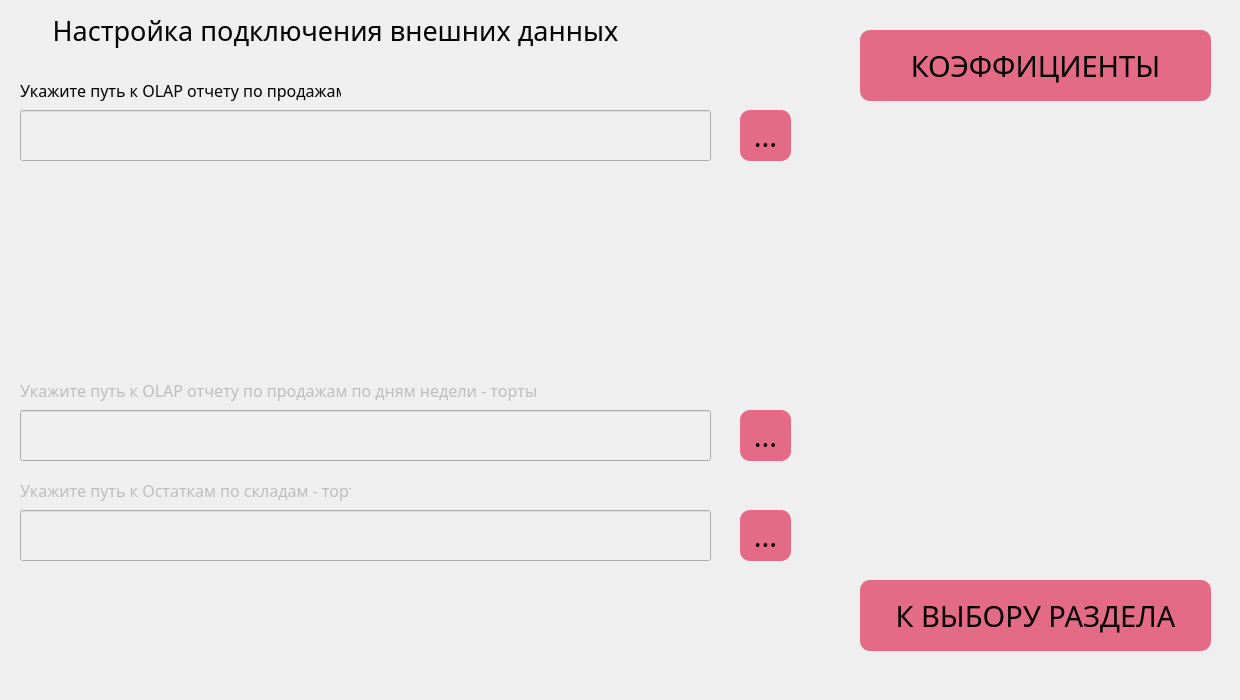
<?xml version="1.0" encoding="UTF-8"?>
<ui version="4.0">
 <class>WindowCake</class>
 <widget class="QMainWindow" name="WindowCake">
  <property name="geometry">
   <rect>
    <x>0</x>
    <y>0</y>
    <width>1240</width>
    <height>700</height>
   </rect>
  </property>
  <property name="minimumSize">
   <size>
    <width>1240</width>
    <height>700</height>
   </size>
  </property>
  <property name="maximumSize">
   <size>
    <width>1240</width>
    <height>700</height>
   </size>
  </property>
  <property name="windowTitle">
   <string>Настройка работы с Торами</string>
  </property>
  <property name="windowIcon">
   <iconset>
    <normaloff>../image/icon.png</normaloff>../image/icon.png</iconset>
  </property>
  <widget class="QWidget" name="centralwidget">
   <widget class="QLabel" name="label_OLAP_dayWeek_cakes">
    <property name="enabled">
     <bool>false</bool>
    </property>
    <property name="geometry">
     <rect>
      <x>20</x>
      <y>380</y>
      <width>521</width>
      <height>21</height>
     </rect>
    </property>
    <property name="font">
     <font>
      <family>Trebuchet MS</family>
      <pointsize>12</pointsize>
     </font>
    </property>
    <property name="text">
     <string>Укажите путь к OLAP отчету по продажам по дням недели - торты</string>
    </property>
   </widget>
   <widget class="QLabel" name="label_OLAP_P">
    <property name="geometry">
     <rect>
      <x>20</x>
      <y>80</y>
      <width>321</width>
      <height>21</height>
     </rect>
    </property>
    <property name="font">
     <font>
      <family>Trebuchet MS</family>
      <pointsize>12</pointsize>
     </font>
    </property>
    <property name="text">
     <string>Укажите путь к OLAP отчету по продажам</string>
    </property>
   </widget>
   <widget class="QLineEdit" name="lineEdit_OLAP_P">
    <property name="enabled">
     <bool>false</bool>
    </property>
    <property name="geometry">
     <rect>
      <x>20</x>
      <y>110</y>
      <width>691</width>
      <height>51</height>
     </rect>
    </property>
    <property name="font">
     <font>
      <family>Trebuchet MS</family>
      <pointsize>10</pointsize>
     </font>
    </property>
    <property name="focusPolicy">
     <enum>Qt::NoFocus</enum>
    </property>
    <property name="styleSheet">
     <string notr="true">padding-left: 5px</string>
    </property>
   </widget>
   <widget class="QPushButton" name="btn_path_ost_cakes">
    <property name="geometry">
     <rect>
      <x>740</x>
      <y>510</y>
      <width>51</width>
      <height>51</height>
     </rect>
    </property>
    <property name="font">
     <font>
      <family>Trebuchet MS</family>
      <pointsize>22</pointsize>
      <weight>50</weight>
      <bold>false</bold>
     </font>
    </property>
    <property name="styleSheet">
     <string notr="true">QPushButton {
background-color: rgb(228, 107, 134);
border: none;
border-radius: 10px}

QPushButton:hover {
border: 1px solid  rgb(0, 0, 0);
background-color: rgba(228, 107, 134, 0.9)
}

QPushButton:pressed {
border:3px solid  rgb(0, 0, 0);
background-color: rgba(228, 107, 134, 1)
}</string>
    </property>
    <property name="text">
     <string>...</string>
    </property>
    <property name="checkable">
     <bool>false</bool>
    </property>
   </widget>
   <widget class="QPushButton" name="btn_path_OLAP_P">
    <property name="geometry">
     <rect>
      <x>740</x>
      <y>110</y>
      <width>51</width>
      <height>51</height>
     </rect>
    </property>
    <property name="font">
     <font>
      <family>Trebuchet MS</family>
      <pointsize>22</pointsize>
      <weight>50</weight>
      <bold>false</bold>
     </font>
    </property>
    <property name="styleSheet">
     <string notr="true">QPushButton {
background-color: rgb(228, 107, 134);
border: none;
border-radius: 10px}

QPushButton:hover {
border: 1px solid  rgb(0, 0, 0);
background-color: rgba(228, 107, 134, 0.9)
}

QPushButton:pressed {
border:3px solid  rgb(0, 0, 0);
background-color: rgba(228, 107, 134, 1)
}</string>
    </property>
    <property name="text">
     <string>...</string>
    </property>
    <property name="checkable">
     <bool>false</bool>
    </property>
   </widget>
   <widget class="QLabel" name="label_settings_title">
    <property name="geometry">
     <rect>
      <x>20</x>
      <y>10</y>
      <width>631</width>
      <height>41</height>
     </rect>
    </property>
    <property name="font">
     <font>
      <family>Trebuchet MS</family>
      <pointsize>20</pointsize>
     </font>
    </property>
    <property name="text">
     <string>Настройка подключения внешних данных</string>
    </property>
    <property name="alignment">
     <set>Qt::AlignCenter</set>
    </property>
   </widget>
   <widget class="QLabel" name="label_ost_cakes">
    <property name="enabled">
     <bool>false</bool>
    </property>
    <property name="geometry">
     <rect>
      <x>20</x>
      <y>480</y>
      <width>331</width>
      <height>21</height>
     </rect>
    </property>
    <property name="font">
     <font>
      <family>Trebuchet MS</family>
      <pointsize>12</pointsize>
     </font>
    </property>
    <property name="text">
     <string>Укажите путь к Остаткам по складам - торты</string>
    </property>
   </widget>
   <widget class="QLineEdit" name="lineEdit_OLAP_dayWeek_cakes">
    <property name="enabled">
     <bool>false</bool>
    </property>
    <property name="geometry">
     <rect>
      <x>20</x>
      <y>410</y>
      <width>691</width>
      <height>51</height>
     </rect>
    </property>
    <property name="font">
     <font>
      <family>Trebuchet MS</family>
      <pointsize>10</pointsize>
     </font>
    </property>
    <property name="focusPolicy">
     <enum>Qt::NoFocus</enum>
    </property>
    <property name="styleSheet">
     <string notr="true">padding-left: 5px</string>
    </property>
   </widget>
   <widget class="QPushButton" name="btn_path_dayWeek_cakes">
    <property name="geometry">
     <rect>
      <x>740</x>
      <y>410</y>
      <width>51</width>
      <height>51</height>
     </rect>
    </property>
    <property name="font">
     <font>
      <family>Trebuchet MS</family>
      <pointsize>22</pointsize>
      <weight>50</weight>
      <bold>false</bold>
     </font>
    </property>
    <property name="styleSheet">
     <string notr="true">QPushButton {
background-color: rgb(228, 107, 134);
border: none;
border-radius: 10px}

QPushButton:hover {
border: 1px solid  rgb(0, 0, 0);
background-color: rgba(228, 107, 134, 0.9)
}

QPushButton:pressed {
border:3px solid  rgb(0, 0, 0);
background-color: rgba(228, 107, 134, 1)
}</string>
    </property>
    <property name="text">
     <string>...</string>
    </property>
    <property name="checkable">
     <bool>false</bool>
    </property>
   </widget>
   <widget class="QLineEdit" name="lineEdit_ost_cakes">
    <property name="enabled">
     <bool>false</bool>
    </property>
    <property name="geometry">
     <rect>
      <x>20</x>
      <y>510</y>
      <width>691</width>
      <height>51</height>
     </rect>
    </property>
    <property name="font">
     <font>
      <family>Trebuchet MS</family>
      <pointsize>10</pointsize>
     </font>
    </property>
    <property name="focusPolicy">
     <enum>Qt::NoFocus</enum>
    </property>
    <property name="styleSheet">
     <string notr="true">padding-left: 5px</string>
    </property>
   </widget>
   <widget class="QPushButton" name="btn_exit_cake">
    <property name="geometry">
     <rect>
      <x>860</x>
      <y>580</y>
      <width>351</width>
      <height>71</height>
     </rect>
    </property>
    <property name="font">
     <font>
      <family>Trebuchet MS</family>
      <pointsize>22</pointsize>
      <weight>50</weight>
      <bold>false</bold>
     </font>
    </property>
    <property name="styleSheet">
     <string notr="true">QPushButton {
background-color: rgb(228, 107, 134);
border: none;
border-radius: 10px}

QPushButton:hover {
border: 1px solid  rgb(0, 0, 0);
background-color: rgba(228, 107, 134, 0.9)
}

QPushButton:pressed {
border:3px solid  rgb(0, 0, 0);
background-color: rgba(228, 107, 134, 1)
}</string>
    </property>
    <property name="text">
     <string>К ВЫБОРУ РАЗДЕЛА</string>
    </property>
    <property name="checkable">
     <bool>false</bool>
    </property>
   </widget>
   <widget class="QPushButton" name="btn_koeff_cake">
    <property name="geometry">
     <rect>
      <x>860</x>
      <y>30</y>
      <width>351</width>
      <height>71</height>
     </rect>
    </property>
    <property name="font">
     <font>
      <family>Trebuchet MS</family>
      <pointsize>22</pointsize>
      <weight>50</weight>
      <bold>false</bold>
     </font>
    </property>
    <property name="styleSheet">
     <string notr="true">QPushButton {
background-color: rgb(228, 107, 134);
border: none;
border-radius: 10px}

QPushButton:hover {
border: 1px solid  rgb(0, 0, 0);
background-color: rgba(228, 107, 134, 0.9)
}

QPushButton:pressed {
border:3px solid  rgb(0, 0, 0);
background-color: rgba(228, 107, 134, 1)
}</string>
    </property>
    <property name="text">
     <string>КОЭФФИЦИЕНТЫ</string>
    </property>
    <property name="checkable">
     <bool>false</bool>
    </property>
   </widget>
  </widget>
 </widget>
 <resources/>
 <connections/>
</ui>
